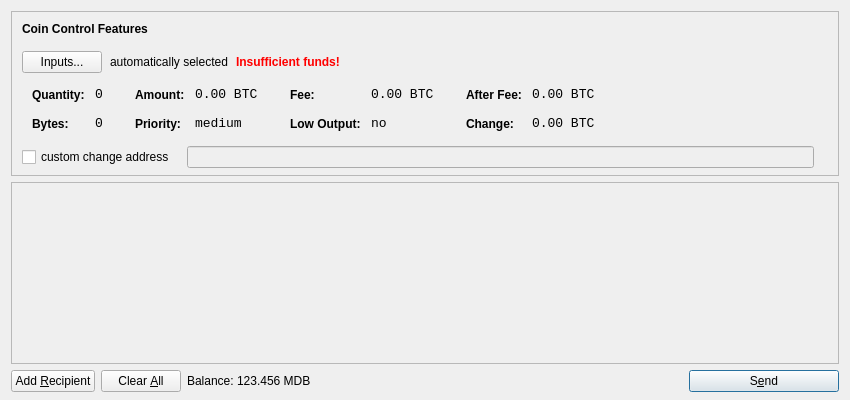
<?xml version="1.0" encoding="UTF-8"?>
<ui version="4.0">
 <class>SendCoinsDialog</class>
 <widget class="QDialog" name="SendCoinsDialog">
  <property name="geometry">
   <rect>
    <x>0</x>
    <y>0</y>
    <width>850</width>
    <height>400</height>
   </rect>
  </property>
  <property name="windowTitle">
   <string>Send Coins</string>
  </property>
  <layout class="QVBoxLayout" name="verticalLayout" stretch="0,1,0">
   <property name="bottomMargin">
    <number>8</number>
   </property>
   <item>
    <widget class="QFrame" name="frameCoinControl">
     <property name="sizePolicy">
      <sizepolicy hsizetype="Expanding" vsizetype="Expanding">
       <horstretch>0</horstretch>
       <verstretch>0</verstretch>
      </sizepolicy>
     </property>
     <property name="maximumSize">
      <size>
       <width>16777215</width>
       <height>16777215</height>
      </size>
     </property>
     <property name="frameShape">
      <enum>QFrame::StyledPanel</enum>
     </property>
     <property name="frameShadow">
      <enum>QFrame::Sunken</enum>
     </property>
     <layout class="QVBoxLayout" name="verticalLayoutCoinControl2">
      <property name="spacing">
       <number>-1</number>
      </property>
      <property name="leftMargin">
       <number>0</number>
      </property>
      <property name="topMargin">
       <number>0</number>
      </property>
      <property name="rightMargin">
       <number>0</number>
      </property>
      <property name="bottomMargin">
       <number>6</number>
      </property>
      <item>
       <layout class="QVBoxLayout" name="verticalLayoutCoinControl" stretch="0,0,0,0,1">
        <property name="spacing">
         <number>0</number>
        </property>
        <property name="leftMargin">
         <number>10</number>
        </property>
        <property name="topMargin">
         <number>10</number>
        </property>
        <item>
         <layout class="QHBoxLayout" name="horizontalLayoutCoinControl1">
          <property name="bottomMargin">
           <number>15</number>
          </property>
          <item>
           <widget class="QLabel" name="labelCoinControlFeatures">
            <property name="sizePolicy">
             <sizepolicy hsizetype="Preferred" vsizetype="Maximum">
              <horstretch>0</horstretch>
              <verstretch>0</verstretch>
             </sizepolicy>
            </property>
            <property name="font">
             <font>
              <weight>75</weight>
              <bold>true</bold>
             </font>
            </property>
            <property name="styleSheet">
             <string notr="true">font-weight:bold;</string>
            </property>
            <property name="text">
             <string>Coin Control Features</string>
            </property>
           </widget>
          </item>
         </layout>
        </item>
        <item>
         <layout class="QHBoxLayout" name="horizontalLayoutCoinControl2" stretch="0,0,0,0">
          <property name="spacing">
           <number>8</number>
          </property>
          <property name="bottomMargin">
           <number>10</number>
          </property>
          <item>
           <widget class="QPushButton" name="pushButtonCoinControl">
            <property name="styleSheet">
             <string notr="true"/>
            </property>
            <property name="text">
             <string>Inputs...</string>
            </property>
           </widget>
          </item>
          <item>
           <widget class="QLabel" name="labelCoinControlAutomaticallySelected">
            <property name="text">
             <string>automatically selected</string>
            </property>
            <property name="margin">
             <number>5</number>
            </property>
           </widget>
          </item>
          <item>
           <widget class="QLabel" name="labelCoinControlInsuffFunds">
            <property name="font">
             <font>
              <weight>75</weight>
              <bold>true</bold>
             </font>
            </property>
            <property name="styleSheet">
             <string notr="true">color:red;font-weight:bold;</string>
            </property>
            <property name="text">
             <string>Insufficient funds!</string>
            </property>
            <property name="margin">
             <number>5</number>
            </property>
           </widget>
          </item>
          <item>
           <spacer name="horizontalSpacerCoinControl">
            <property name="orientation">
             <enum>Qt::Horizontal</enum>
            </property>
            <property name="sizeHint" stdset="0">
             <size>
              <width>40</width>
              <height>1</height>
             </size>
            </property>
           </spacer>
          </item>
         </layout>
        </item>
        <item>
         <widget class="QWidget" name="widgetCoinControl" native="true">
          <property name="sizePolicy">
           <sizepolicy hsizetype="Preferred" vsizetype="Preferred">
            <horstretch>0</horstretch>
            <verstretch>0</verstretch>
           </sizepolicy>
          </property>
          <property name="minimumSize">
           <size>
            <width>0</width>
            <height>0</height>
           </size>
          </property>
          <property name="styleSheet">
           <string notr="true"/>
          </property>
          <layout class="QHBoxLayout" name="horizontalLayoutCoinControl5">
           <property name="margin">
            <number>0</number>
           </property>
           <item>
            <layout class="QHBoxLayout" name="horizontalLayoutCoinControl3" stretch="0,0,0,1">
             <property name="spacing">
              <number>20</number>
             </property>
             <property name="topMargin">
              <number>0</number>
             </property>
             <property name="bottomMargin">
              <number>10</number>
             </property>
             <item>
              <layout class="QFormLayout" name="formLayoutCoinControl1">
               <property name="horizontalSpacing">
                <number>10</number>
               </property>
               <property name="verticalSpacing">
                <number>14</number>
               </property>
               <property name="leftMargin">
                <number>10</number>
               </property>
               <property name="topMargin">
                <number>4</number>
               </property>
               <property name="rightMargin">
                <number>6</number>
               </property>
               <item row="0" column="0">
                <widget class="QLabel" name="labelCoinControlQuantityText">
                 <property name="styleSheet">
                  <string notr="true">font-weight:bold;</string>
                 </property>
                 <property name="text">
                  <string>Quantity:</string>
                 </property>
                 <property name="margin">
                  <number>0</number>
                 </property>
                </widget>
               </item>
               <item row="0" column="1">
                <widget class="QLabel" name="labelCoinControlQuantity">
                 <property name="font">
                  <font>
                   <family>Monospace</family>
                   <pointsize>10</pointsize>
                  </font>
                 </property>
                 <property name="cursor">
                  <cursorShape>IBeamCursor</cursorShape>
                 </property>
                 <property name="contextMenuPolicy">
                  <enum>Qt::ActionsContextMenu</enum>
                 </property>
                 <property name="text">
                  <string notr="true">0</string>
                 </property>
                 <property name="margin">
                  <number>0</number>
                 </property>
                 <property name="textInteractionFlags">
                  <set>Qt::LinksAccessibleByMouse|Qt::TextSelectableByKeyboard|Qt::TextSelectableByMouse</set>
                 </property>
                </widget>
               </item>
               <item row="1" column="0">
                <widget class="QLabel" name="labelCoinControlBytesText">
                 <property name="styleSheet">
                  <string notr="true">font-weight:bold;</string>
                 </property>
                 <property name="text">
                  <string>Bytes:</string>
                 </property>
                </widget>
               </item>
               <item row="1" column="1">
                <widget class="QLabel" name="labelCoinControlBytes">
                 <property name="font">
                  <font>
                   <family>Monospace</family>
                   <pointsize>10</pointsize>
                  </font>
                 </property>
                 <property name="cursor">
                  <cursorShape>IBeamCursor</cursorShape>
                 </property>
                 <property name="contextMenuPolicy">
                  <enum>Qt::ActionsContextMenu</enum>
                 </property>
                 <property name="text">
                  <string notr="true">0</string>
                 </property>
                 <property name="textInteractionFlags">
                  <set>Qt::LinksAccessibleByMouse|Qt::TextSelectableByKeyboard|Qt::TextSelectableByMouse</set>
                 </property>
                </widget>
               </item>
              </layout>
             </item>
             <item>
              <layout class="QFormLayout" name="formLayoutCoinControl2">
               <property name="horizontalSpacing">
                <number>10</number>
               </property>
               <property name="verticalSpacing">
                <number>14</number>
               </property>
               <property name="leftMargin">
                <number>6</number>
               </property>
               <property name="topMargin">
                <number>4</number>
               </property>
               <property name="rightMargin">
                <number>6</number>
               </property>
               <item row="0" column="0">
                <widget class="QLabel" name="labelCoinControlAmountText">
                 <property name="styleSheet">
                  <string notr="true">font-weight:bold;</string>
                 </property>
                 <property name="text">
                  <string>Amount:</string>
                 </property>
                 <property name="margin">
                  <number>0</number>
                 </property>
                </widget>
               </item>
               <item row="0" column="1">
                <widget class="QLabel" name="labelCoinControlAmount">
                 <property name="font">
                  <font>
                   <family>Monospace</family>
                   <pointsize>10</pointsize>
                  </font>
                 </property>
                 <property name="cursor">
                  <cursorShape>IBeamCursor</cursorShape>
                 </property>
                 <property name="contextMenuPolicy">
                  <enum>Qt::ActionsContextMenu</enum>
                 </property>
                 <property name="text">
                  <string notr="true">0.00 BTC</string>
                 </property>
                 <property name="textInteractionFlags">
                  <set>Qt::LinksAccessibleByMouse|Qt::TextSelectableByKeyboard|Qt::TextSelectableByMouse</set>
                 </property>
                </widget>
               </item>
               <item row="1" column="0">
                <widget class="QLabel" name="labelCoinControlPriorityText">
                 <property name="styleSheet">
                  <string notr="true">font-weight:bold;</string>
                 </property>
                 <property name="text">
                  <string>Priority:</string>
                 </property>
                </widget>
               </item>
               <item row="1" column="1">
                <widget class="QLabel" name="labelCoinControlPriority">
                 <property name="font">
                  <font>
                   <family>Monospace</family>
                   <pointsize>10</pointsize>
                  </font>
                 </property>
                 <property name="cursor">
                  <cursorShape>IBeamCursor</cursorShape>
                 </property>
                 <property name="contextMenuPolicy">
                  <enum>Qt::ActionsContextMenu</enum>
                 </property>
                 <property name="text">
                  <string>medium</string>
                 </property>
                 <property name="textInteractionFlags">
                  <set>Qt::LinksAccessibleByMouse|Qt::TextSelectableByKeyboard|Qt::TextSelectableByMouse</set>
                 </property>
                </widget>
               </item>
              </layout>
             </item>
             <item>
              <layout class="QFormLayout" name="formLayoutCoinControl3">
               <property name="horizontalSpacing">
                <number>10</number>
               </property>
               <property name="verticalSpacing">
                <number>14</number>
               </property>
               <property name="leftMargin">
                <number>6</number>
               </property>
               <property name="topMargin">
                <number>4</number>
               </property>
               <property name="rightMargin">
                <number>6</number>
               </property>
               <item row="0" column="0">
                <widget class="QLabel" name="labelCoinControlFeeText">
                 <property name="styleSheet">
                  <string notr="true">font-weight:bold;</string>
                 </property>
                 <property name="text">
                  <string>Fee:</string>
                 </property>
                 <property name="margin">
                  <number>0</number>
                 </property>
                </widget>
               </item>
               <item row="0" column="1">
                <widget class="QLabel" name="labelCoinControlFee">
                 <property name="font">
                  <font>
                   <family>Monospace</family>
                   <pointsize>10</pointsize>
                  </font>
                 </property>
                 <property name="cursor">
                  <cursorShape>IBeamCursor</cursorShape>
                 </property>
                 <property name="contextMenuPolicy">
                  <enum>Qt::ActionsContextMenu</enum>
                 </property>
                 <property name="text">
                  <string notr="true">0.00 BTC</string>
                 </property>
                 <property name="textInteractionFlags">
                  <set>Qt::LinksAccessibleByMouse|Qt::TextSelectableByKeyboard|Qt::TextSelectableByMouse</set>
                 </property>
                </widget>
               </item>
               <item row="1" column="0">
                <widget class="QLabel" name="labelCoinControlLowOutputText">
                 <property name="styleSheet">
                  <string notr="true">font-weight:bold;</string>
                 </property>
                 <property name="text">
                  <string>Low Output:</string>
                 </property>
                </widget>
               </item>
               <item row="1" column="1">
                <widget class="QLabel" name="labelCoinControlLowOutput">
                 <property name="font">
                  <font>
                   <family>Monospace</family>
                   <pointsize>10</pointsize>
                  </font>
                 </property>
                 <property name="cursor">
                  <cursorShape>IBeamCursor</cursorShape>
                 </property>
                 <property name="contextMenuPolicy">
                  <enum>Qt::ActionsContextMenu</enum>
                 </property>
                 <property name="text">
                  <string>no</string>
                 </property>
                 <property name="textInteractionFlags">
                  <set>Qt::LinksAccessibleByMouse|Qt::TextSelectableByKeyboard|Qt::TextSelectableByMouse</set>
                 </property>
                </widget>
               </item>
              </layout>
             </item>
             <item>
              <layout class="QFormLayout" name="formLayoutCoinControl4">
               <property name="horizontalSpacing">
                <number>10</number>
               </property>
               <property name="verticalSpacing">
                <number>14</number>
               </property>
               <property name="leftMargin">
                <number>6</number>
               </property>
               <property name="topMargin">
                <number>4</number>
               </property>
               <property name="rightMargin">
                <number>6</number>
               </property>
               <item row="0" column="0">
                <widget class="QLabel" name="labelCoinControlAfterFeeText">
                 <property name="styleSheet">
                  <string notr="true">font-weight:bold;</string>
                 </property>
                 <property name="text">
                  <string>After Fee:</string>
                 </property>
                 <property name="margin">
                  <number>0</number>
                 </property>
                </widget>
               </item>
               <item row="0" column="1">
                <widget class="QLabel" name="labelCoinControlAfterFee">
                 <property name="font">
                  <font>
                   <family>Monospace</family>
                   <pointsize>10</pointsize>
                  </font>
                 </property>
                 <property name="cursor">
                  <cursorShape>IBeamCursor</cursorShape>
                 </property>
                 <property name="contextMenuPolicy">
                  <enum>Qt::ActionsContextMenu</enum>
                 </property>
                 <property name="text">
                  <string notr="true">0.00 BTC</string>
                 </property>
                 <property name="textInteractionFlags">
                  <set>Qt::LinksAccessibleByMouse|Qt::TextSelectableByKeyboard|Qt::TextSelectableByMouse</set>
                 </property>
                </widget>
               </item>
               <item row="1" column="0">
                <widget class="QLabel" name="labelCoinControlChangeText">
                 <property name="styleSheet">
                  <string notr="true">font-weight:bold;</string>
                 </property>
                 <property name="text">
                  <string>Change:</string>
                 </property>
                </widget>
               </item>
               <item row="1" column="1">
                <widget class="QLabel" name="labelCoinControlChange">
                 <property name="font">
                  <font>
                   <family>Monospace</family>
                   <pointsize>10</pointsize>
                  </font>
                 </property>
                 <property name="cursor">
                  <cursorShape>IBeamCursor</cursorShape>
                 </property>
                 <property name="contextMenuPolicy">
                  <enum>Qt::ActionsContextMenu</enum>
                 </property>
                 <property name="text">
                  <string notr="true">0.00 BTC</string>
                 </property>
                 <property name="textInteractionFlags">
                  <set>Qt::LinksAccessibleByMouse|Qt::TextSelectableByKeyboard|Qt::TextSelectableByMouse</set>
                 </property>
                </widget>
               </item>
              </layout>
             </item>
            </layout>
           </item>
          </layout>
         </widget>
        </item>
        <item>
         <layout class="QHBoxLayout" name="horizontalLayoutCoinControl4" stretch="0,0,0">
          <property name="spacing">
           <number>12</number>
          </property>
          <property name="sizeConstraint">
           <enum>QLayout::SetDefaultConstraint</enum>
          </property>
          <property name="topMargin">
           <number>5</number>
          </property>
          <property name="rightMargin">
           <number>5</number>
          </property>
          <item>
           <widget class="QCheckBox" name="checkBoxCoinControlChange">
            <property name="text">
             <string>custom change address</string>
            </property>
           </widget>
          </item>
          <item>
           <widget class="QLineEdit" name="lineEditCoinControlChange">
            <property name="enabled">
             <bool>false</bool>
            </property>
            <property name="sizePolicy">
             <sizepolicy hsizetype="Expanding" vsizetype="Fixed">
              <horstretch>0</horstretch>
              <verstretch>0</verstretch>
             </sizepolicy>
            </property>
           </widget>
          </item>
          <item>
           <widget class="QLabel" name="labelCoinControlChangeLabel">
            <property name="sizePolicy">
             <sizepolicy hsizetype="Preferred" vsizetype="Expanding">
              <horstretch>0</horstretch>
              <verstretch>0</verstretch>
             </sizepolicy>
            </property>
            <property name="minimumSize">
             <size>
              <width>0</width>
              <height>0</height>
             </size>
            </property>
            <property name="text">
             <string/>
            </property>
            <property name="margin">
             <number>3</number>
            </property>
           </widget>
          </item>
         </layout>
        </item>
        <item>
         <spacer name="verticalSpacerCoinControl">
          <property name="orientation">
           <enum>Qt::Vertical</enum>
          </property>
          <property name="sizeHint" stdset="0">
           <size>
            <width>800</width>
            <height>1</height>
           </size>
          </property>
         </spacer>
        </item>
       </layout>
      </item>
     </layout>
    </widget>
   </item>
   <item>
    <widget class="QScrollArea" name="scrollArea">
     <property name="widgetResizable">
      <bool>true</bool>
     </property>
     <widget class="QWidget" name="scrollAreaWidgetContents">
      <property name="geometry">
       <rect>
        <x>0</x>
        <y>0</y>
        <width>830</width>
        <height>165</height>
       </rect>
      </property>
      <layout class="QVBoxLayout" name="verticalLayout_2">
       <property name="margin">
        <number>0</number>
       </property>
       <item>
        <layout class="QVBoxLayout" name="entries">
         <property name="spacing">
          <number>6</number>
         </property>
        </layout>
       </item>
       <item>
        <spacer name="verticalSpacer">
         <property name="orientation">
          <enum>Qt::Vertical</enum>
         </property>
         <property name="sizeHint" stdset="0">
          <size>
           <width>20</width>
           <height>40</height>
          </size>
         </property>
        </spacer>
       </item>
      </layout>
     </widget>
    </widget>
   </item>
   <item>
    <layout class="QHBoxLayout" name="horizontalLayout">
     <item>
      <widget class="QPushButton" name="addButton">
       <property name="toolTip">
        <string>Send to multiple recipients at once</string>
       </property>
       <property name="text">
        <string>Add &amp;Recipient</string>
       </property>
       <property name="icon">
        <iconset resource="../bitcoin.qrc">
         <normaloff>:/icons/add</normaloff>:/icons/add</iconset>
       </property>
       <property name="autoDefault">
        <bool>false</bool>
       </property>
      </widget>
     </item>
     <item>
      <widget class="QPushButton" name="clearButton">
       <property name="sizePolicy">
        <sizepolicy hsizetype="Minimum" vsizetype="Fixed">
         <horstretch>0</horstretch>
         <verstretch>0</verstretch>
        </sizepolicy>
       </property>
       <property name="toolTip">
        <string>Remove all transaction fields</string>
       </property>
       <property name="text">
        <string>Clear &amp;All</string>
       </property>
       <property name="icon">
        <iconset resource="../bitcoin.qrc">
         <normaloff>:/icons/remove</normaloff>:/icons/remove</iconset>
       </property>
       <property name="autoRepeatDelay">
        <number>300</number>
       </property>
       <property name="autoDefault">
        <bool>false</bool>
       </property>
      </widget>
     </item>
     <item>
      <layout class="QHBoxLayout" name="horizontalLayout_2">
       <property name="spacing">
        <number>3</number>
       </property>
       <item>
        <widget class="QLabel" name="label">
         <property name="text">
          <string>Balance:</string>
         </property>
        </widget>
       </item>
       <item>
        <widget class="QLabel" name="labelBalance">
         <property name="cursor">
          <cursorShape>IBeamCursor</cursorShape>
         </property>
         <property name="text">
          <string>123.456 MDB</string>
         </property>
         <property name="textInteractionFlags">
          <set>Qt::LinksAccessibleByMouse|Qt::TextSelectableByKeyboard|Qt::TextSelectableByMouse</set>
         </property>
        </widget>
       </item>
      </layout>
     </item>
     <item>
      <spacer name="horizontalSpacer">
       <property name="orientation">
        <enum>Qt::Horizontal</enum>
       </property>
       <property name="sizeHint" stdset="0">
        <size>
         <width>40</width>
         <height>20</height>
        </size>
       </property>
      </spacer>
     </item>
     <item>
      <widget class="QPushButton" name="sendButton">
       <property name="minimumSize">
        <size>
         <width>150</width>
         <height>0</height>
        </size>
       </property>
       <property name="toolTip">
        <string>Confirm the send action</string>
       </property>
       <property name="text">
        <string>S&amp;end</string>
       </property>
       <property name="icon">
        <iconset resource="../bitcoin.qrc">
         <normaloff>:/icons/send</normaloff>:/icons/send</iconset>
       </property>
       <property name="default">
        <bool>true</bool>
       </property>
      </widget>
     </item>
    </layout>
   </item>
  </layout>
 </widget>
 <resources>
  <include location="../bitcoin.qrc"/>
 </resources>
 <connections/>
</ui>
